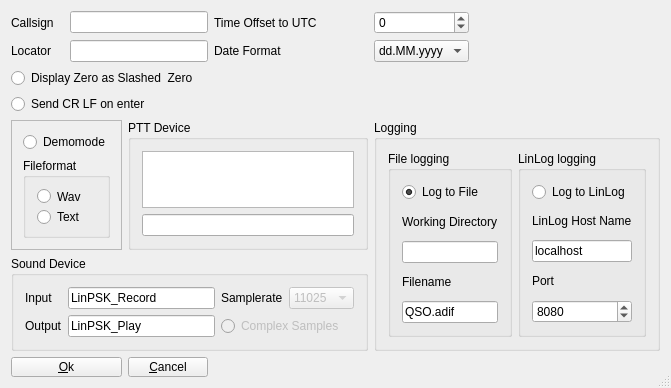
<?xml version="1.0" encoding="UTF-8"?>
<ui version="4.0">
 <class>GeneralSettings</class>
 <widget class="QDialog" name="GeneralSettings">
  <property name="geometry">
   <rect>
    <x>0</x>
    <y>0</y>
    <width>671</width>
    <height>388</height>
   </rect>
  </property>
  <property name="sizePolicy">
   <sizepolicy hsizetype="Fixed" vsizetype="Fixed">
    <horstretch>0</horstretch>
    <verstretch>0</verstretch>
   </sizepolicy>
  </property>
  <property name="minimumSize">
   <size>
    <width>650</width>
    <height>300</height>
   </size>
  </property>
  <property name="baseSize">
   <size>
    <width>650</width>
    <height>300</height>
   </size>
  </property>
  <property name="focusPolicy">
   <enum>Qt::ClickFocus</enum>
  </property>
  <property name="windowTitle">
   <string>LinPSK General Settings</string>
  </property>
  <property name="sizeGripEnabled">
   <bool>true</bool>
  </property>
  <layout class="QGridLayout" name="gridLayout_2">
   <item row="0" column="0">
    <widget class="QLabel" name="CallsignL">
     <property name="frameShape">
      <enum>QFrame::NoFrame</enum>
     </property>
     <property name="frameShadow">
      <enum>QFrame::Plain</enum>
     </property>
     <property name="text">
      <string>Callsign</string>
     </property>
     <property name="wordWrap">
      <bool>false</bool>
     </property>
    </widget>
   </item>
   <item row="0" column="1" colspan="2">
    <widget class="QLineEdit" name="Callsign"/>
   </item>
   <item row="0" column="3">
    <widget class="QLabel" name="UTCL">
     <property name="text">
      <string>Time Offset to UTC</string>
     </property>
     <property name="wordWrap">
      <bool>false</bool>
     </property>
    </widget>
   </item>
   <item row="0" column="4">
    <widget class="QSpinBox" name="UTC">
     <property name="minimum">
      <number>-12</number>
     </property>
     <property name="maximum">
      <number>12</number>
     </property>
    </widget>
   </item>
   <item row="0" column="5">
    <spacer name="horizontalSpacer_6">
     <property name="orientation">
      <enum>Qt::Horizontal</enum>
     </property>
     <property name="sizeHint" stdset="0">
      <size>
       <width>178</width>
       <height>20</height>
      </size>
     </property>
    </spacer>
   </item>
   <item row="1" column="0">
    <widget class="QLabel" name="label_3">
     <property name="text">
      <string>Locator</string>
     </property>
    </widget>
   </item>
   <item row="1" column="1" colspan="2">
    <widget class="QLineEdit" name="myLocator"/>
   </item>
   <item row="1" column="3">
    <widget class="QLabel" name="label_6">
     <property name="text">
      <string>Date Format</string>
     </property>
    </widget>
   </item>
   <item row="1" column="4">
    <widget class="QComboBox" name="dateFormat">
     <property name="whatsThis">
      <string>describes the format displaying the date within qsodata </string>
     </property>
     <item>
      <property name="text">
       <string>dd.MM.yyyy</string>
      </property>
     </item>
     <item>
      <property name="text">
       <string>yyyy-MM-dd</string>
      </property>
     </item>
    </widget>
   </item>
   <item row="1" column="5">
    <spacer name="horizontalSpacer_7">
     <property name="orientation">
      <enum>Qt::Horizontal</enum>
     </property>
     <property name="sizeHint" stdset="0">
      <size>
       <width>178</width>
       <height>20</height>
      </size>
     </property>
    </spacer>
   </item>
   <item row="2" column="0" colspan="3">
    <widget class="QRadioButton" name="SlashedZero">
     <property name="font">
      <font/>
     </property>
     <property name="text">
      <string>Display Zero as Slashed  Zero</string>
     </property>
     <property name="autoExclusive">
      <bool>false</bool>
     </property>
    </widget>
   </item>
   <item row="2" column="3">
    <spacer name="horizontalSpacer">
     <property name="orientation">
      <enum>Qt::Horizontal</enum>
     </property>
     <property name="sizeHint" stdset="0">
      <size>
       <width>115</width>
       <height>20</height>
      </size>
     </property>
    </spacer>
   </item>
   <item row="2" column="4" colspan="2">
    <spacer name="horizontalSpacer_2">
     <property name="orientation">
      <enum>Qt::Horizontal</enum>
     </property>
     <property name="sizeHint" stdset="0">
      <size>
       <width>115</width>
       <height>20</height>
      </size>
     </property>
    </spacer>
   </item>
   <item row="3" column="0" colspan="3">
    <widget class="QRadioButton" name="autoCrLf">
     <property name="enabled">
      <bool>true</bool>
     </property>
     <property name="text">
      <string>Send CR LF on enter</string>
     </property>
    </widget>
   </item>
   <item row="3" column="3">
    <spacer name="horizontalSpacer_4">
     <property name="orientation">
      <enum>Qt::Horizontal</enum>
     </property>
     <property name="sizeHint" stdset="0">
      <size>
       <width>129</width>
       <height>20</height>
      </size>
     </property>
    </spacer>
   </item>
   <item row="3" column="4" colspan="2">
    <spacer name="horizontalSpacer_5">
     <property name="orientation">
      <enum>Qt::Horizontal</enum>
     </property>
     <property name="sizeHint" stdset="0">
      <size>
       <width>283</width>
       <height>20</height>
      </size>
     </property>
    </spacer>
   </item>
   <item row="4" column="0" colspan="2">
    <widget class="QFrame" name="frame">
     <property name="frameShape">
      <enum>QFrame::StyledPanel</enum>
     </property>
     <property name="frameShadow">
      <enum>QFrame::Raised</enum>
     </property>
     <layout class="QVBoxLayout" name="verticalLayout_2">
      <item>
       <widget class="QRadioButton" name="Demomode">
        <property name="text">
         <string>Demomode</string>
        </property>
       </widget>
      </item>
      <item>
       <widget class="QGroupBox" name="FileFormatLayout">
        <property name="title">
         <string>Fileformat</string>
        </property>
        <layout class="QVBoxLayout" name="verticalLayout">
         <item>
          <widget class="QRadioButton" name="Wav">
           <property name="text">
            <string>Wav</string>
           </property>
           <property name="checked">
            <bool>false</bool>
           </property>
          </widget>
         </item>
         <item>
          <widget class="QRadioButton" name="Text">
           <property name="text">
            <string>Text</string>
           </property>
           <property name="checked">
            <bool>false</bool>
           </property>
          </widget>
         </item>
        </layout>
       </widget>
      </item>
     </layout>
    </widget>
   </item>
   <item row="4" column="2" colspan="2">
    <widget class="QGroupBox" name="groupBox_2">
     <property name="title">
      <string>PTT Device</string>
     </property>
     <layout class="QVBoxLayout" name="verticalLayout_5">
      <item>
       <widget class="QListView" name="AvailableDevices"/>
      </item>
      <item>
       <widget class="QLineEdit" name="SelectedDevice"/>
      </item>
     </layout>
    </widget>
   </item>
   <item row="4" column="4" rowspan="2" colspan="2">
    <widget class="QGroupBox" name="groupBox_3">
     <property name="title">
      <string>Logging</string>
     </property>
     <layout class="QGridLayout" name="gridLayout_3">
      <item row="0" column="0">
       <widget class="QGroupBox" name="groupBox_4">
        <property name="title">
         <string>File logging</string>
        </property>
        <layout class="QVBoxLayout" name="verticalLayout_3">
         <item>
          <widget class="QRadioButton" name="fileLog">
           <property name="text">
            <string>Log to File</string>
           </property>
           <property name="checked">
            <bool>true</bool>
           </property>
           <property name="autoExclusive">
            <bool>false</bool>
           </property>
          </widget>
         </item>
         <item>
          <widget class="QLabel" name="label">
           <property name="text">
            <string>Working Directory</string>
           </property>
          </widget>
         </item>
         <item>
          <widget class="QLineEdit" name="Directory"/>
         </item>
         <item>
          <widget class="QLabel" name="label_2">
           <property name="text">
            <string>Filename</string>
           </property>
          </widget>
         </item>
         <item>
          <widget class="QLineEdit" name="QsoFile">
           <property name="text">
            <string>QSO.adif</string>
           </property>
           <property name="cursorPosition">
            <number>8</number>
           </property>
          </widget>
         </item>
        </layout>
       </widget>
      </item>
      <item row="0" column="1">
       <widget class="QGroupBox" name="groupBox_5">
        <property name="title">
         <string>LinLog logging</string>
        </property>
        <layout class="QVBoxLayout" name="verticalLayout_4">
         <item>
          <widget class="QRadioButton" name="LinLog">
           <property name="text">
            <string>Log to LinLog</string>
           </property>
           <property name="autoExclusive">
            <bool>false</bool>
           </property>
          </widget>
         </item>
         <item>
          <widget class="QLabel" name="label_4">
           <property name="text">
            <string>LinLog Host Name</string>
           </property>
          </widget>
         </item>
         <item>
          <widget class="QLineEdit" name="Host">
           <property name="text">
            <string>localhost</string>
           </property>
          </widget>
         </item>
         <item>
          <widget class="QLabel" name="label_5">
           <property name="text">
            <string>Port</string>
           </property>
          </widget>
         </item>
         <item>
          <widget class="QSpinBox" name="Port">
           <property name="minimum">
            <number>1024</number>
           </property>
           <property name="maximum">
            <number>64000</number>
           </property>
           <property name="value">
            <number>8080</number>
           </property>
          </widget>
         </item>
        </layout>
       </widget>
      </item>
     </layout>
    </widget>
   </item>
   <item row="5" column="0" colspan="4">
    <widget class="QGroupBox" name="SoundDeviceBox">
     <property name="title">
      <string>Sound Device</string>
     </property>
     <layout class="QGridLayout" name="gridLayout">
      <item row="0" column="0">
       <widget class="QLabel" name="label_7">
        <property name="text">
         <string>Input</string>
        </property>
       </widget>
      </item>
      <item row="0" column="1">
       <widget class="QLineEdit" name="soundInputDeviceName">
        <property name="text">
         <string>LinPSK_Record</string>
        </property>
       </widget>
      </item>
      <item row="0" column="2">
       <layout class="QHBoxLayout" name="horizontalLayout">
        <item>
         <widget class="QLabel" name="label_9">
          <property name="text">
           <string>Samplerate</string>
          </property>
         </widget>
        </item>
        <item>
         <widget class="QComboBox" name="sampleRate">
          <property name="enabled">
           <bool>false</bool>
          </property>
          <property name="insertPolicy">
           <enum>QComboBox::NoInsert</enum>
          </property>
          <item>
           <property name="text">
            <string notr="true">11025</string>
           </property>
          </item>
          <item>
           <property name="text">
            <string>22050</string>
           </property>
          </item>
          <item>
           <property name="text">
            <string>44100</string>
           </property>
          </item>
          <item>
           <property name="text">
            <string>96000</string>
           </property>
          </item>
         </widget>
        </item>
       </layout>
      </item>
      <item row="1" column="0">
       <widget class="QLabel" name="label_8">
        <property name="text">
         <string>Output</string>
        </property>
       </widget>
      </item>
      <item row="1" column="1">
       <widget class="QLineEdit" name="soundOutputDeviceName">
        <property name="text">
         <string>LinPSK_Play</string>
        </property>
       </widget>
      </item>
      <item row="1" column="2">
       <widget class="QRadioButton" name="realComplex">
        <property name="enabled">
         <bool>false</bool>
        </property>
        <property name="text">
         <string>Complex Samples</string>
        </property>
       </widget>
      </item>
     </layout>
    </widget>
   </item>
   <item row="6" column="0" colspan="2">
    <widget class="QPushButton" name="buttonOk">
     <property name="minimumSize">
      <size>
       <width>80</width>
       <height>20</height>
      </size>
     </property>
     <property name="font">
      <font/>
     </property>
     <property name="focusPolicy">
      <enum>Qt::ClickFocus</enum>
     </property>
     <property name="text">
      <string>&amp;Ok</string>
     </property>
     <property name="shortcut">
      <string>Alt+O</string>
     </property>
     <property name="autoDefault">
      <bool>false</bool>
     </property>
     <property name="default">
      <bool>false</bool>
     </property>
    </widget>
   </item>
   <item row="6" column="4" colspan="2">
    <spacer name="horizontalSpacer_3">
     <property name="orientation">
      <enum>Qt::Horizontal</enum>
     </property>
     <property name="sizeHint" stdset="0">
      <size>
       <width>115</width>
       <height>20</height>
      </size>
     </property>
    </spacer>
   </item>
   <item row="6" column="2">
    <widget class="QPushButton" name="buttonCancel">
     <property name="minimumSize">
      <size>
       <width>80</width>
       <height>20</height>
      </size>
     </property>
     <property name="font">
      <font/>
     </property>
     <property name="focusPolicy">
      <enum>Qt::ClickFocus</enum>
     </property>
     <property name="text">
      <string>&amp;Cancel</string>
     </property>
     <property name="shortcut">
      <string/>
     </property>
     <property name="autoDefault">
      <bool>false</bool>
     </property>
     <property name="default">
      <bool>false</bool>
     </property>
     <property name="flat">
      <bool>false</bool>
     </property>
    </widget>
   </item>
   <item row="6" column="3">
    <spacer name="horizontalSpacer_8">
     <property name="orientation">
      <enum>Qt::Horizontal</enum>
     </property>
     <property name="sizeHint" stdset="0">
      <size>
       <width>40</width>
       <height>20</height>
      </size>
     </property>
    </spacer>
   </item>
  </layout>
 </widget>
 <layoutdefault spacing="6" margin="11"/>
 <pixmapfunction>qPixmapFromMimeSource</pixmapfunction>
 <tabstops>
  <tabstop>Callsign</tabstop>
  <tabstop>Demomode</tabstop>
  <tabstop>Text</tabstop>
  <tabstop>buttonOk</tabstop>
  <tabstop>buttonCancel</tabstop>
 </tabstops>
 <includes>
  <include location="local">parameter.h</include>
 </includes>
 <resources/>
 <connections>
  <connection>
   <sender>buttonOk</sender>
   <signal>clicked()</signal>
   <receiver>GeneralSettings</receiver>
   <slot>accept()</slot>
   <hints>
    <hint type="sourcelabel">
     <x>20</x>
     <y>20</y>
    </hint>
    <hint type="destinationlabel">
     <x>20</x>
     <y>20</y>
    </hint>
   </hints>
  </connection>
  <connection>
   <sender>buttonCancel</sender>
   <signal>clicked()</signal>
   <receiver>GeneralSettings</receiver>
   <slot>reject()</slot>
   <hints>
    <hint type="sourcelabel">
     <x>20</x>
     <y>20</y>
    </hint>
    <hint type="destinationlabel">
     <x>20</x>
     <y>20</y>
    </hint>
   </hints>
  </connection>
  <connection>
   <sender>sampleRate</sender>
   <signal>activated(QString)</signal>
   <receiver>GeneralSettings</receiver>
   <slot>setSampleRate(QString)</slot>
   <hints>
    <hint type="sourcelabel">
     <x>307</x>
     <y>299</y>
    </hint>
    <hint type="destinationlabel">
     <x>335</x>
     <y>193</y>
    </hint>
   </hints>
  </connection>
 </connections>
 <slots>
  <slot>setSampleRate(QString)</slot>
 </slots>
</ui>
